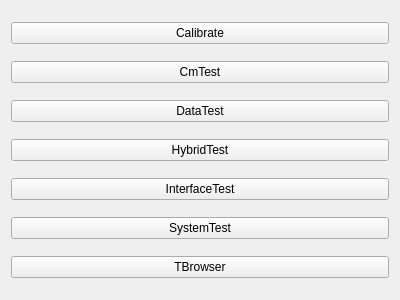
<?xml version="1.0" encoding="UTF-8"?>
<ui version="4.0">
 <class>TBrowserTab</class>
 <widget class="QWidget" name="TBrowserTab">
  <property name="geometry">
   <rect>
    <x>0</x>
    <y>0</y>
    <width>400</width>
    <height>300</height>
   </rect>
  </property>
  <property name="windowTitle">
   <string>Form</string>
  </property>
  <layout class="QVBoxLayout" name="verticalLayout">
   <item>
    <widget class="QPushButton" name="Calibrate">
     <property name="text">
      <string>Calibrate</string>
     </property>
    </widget>
   </item>
   <item>
    <widget class="QPushButton" name="CmTest">
     <property name="text">
      <string>CmTest</string>
     </property>
    </widget>
   </item>
   <item>
    <widget class="QPushButton" name="DataTest">
     <property name="text">
      <string>DataTest</string>
     </property>
    </widget>
   </item>
   <item>
    <widget class="QPushButton" name="HybridTest">
     <property name="text">
      <string>HybridTest</string>
     </property>
    </widget>
   </item>
   <item>
    <widget class="QPushButton" name="InterfaceTest">
     <property name="text">
      <string>InterfaceTest</string>
     </property>
    </widget>
   </item>
   <item>
    <widget class="QPushButton" name="SystemTest">
     <property name="text">
      <string>SystemTest</string>
     </property>
    </widget>
   </item>
   <item>
    <widget class="QPushButton" name="TBrowser">
     <property name="text">
      <string>TBrowser</string>
     </property>
    </widget>
   </item>
  </layout>
 </widget>
 <resources/>
 <connections/>
</ui>
